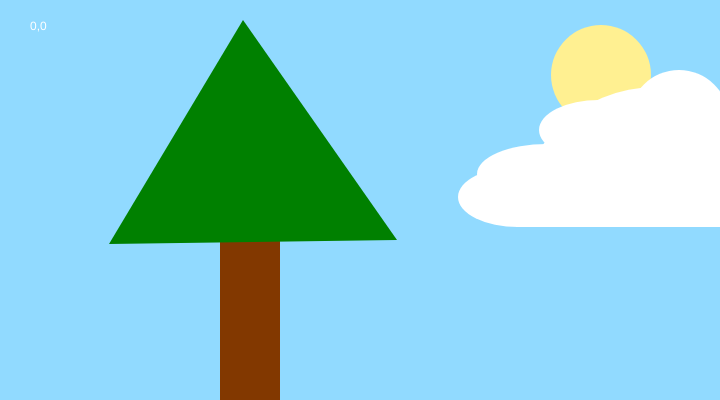
Frame 1 (no input)
Frame 60 (no input): identical to frame 1, image omitted
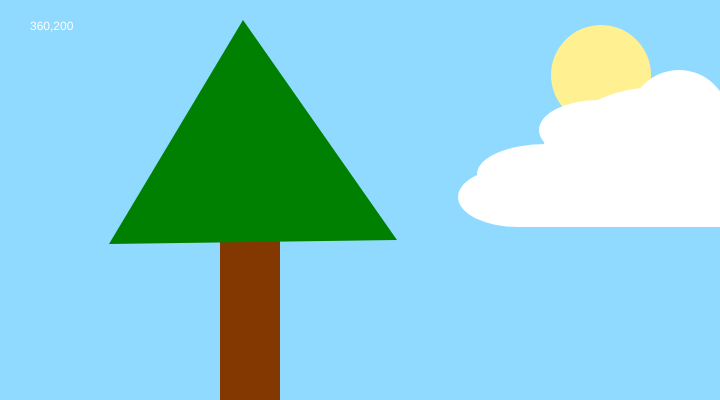
Frame 120 (the mouse pressed at the canvas centre since frame 60)

The p5.js sketch that drew these frames (run headless with seeded random() and noise() and a simulated clock; from frame 60 on, the mouse is pressed at the canvas centre):

// p5.js sketch
// ── sketch.js
function setup() {
  // Sets the screen to be 720 pixels wide and 400 pixels high
  createCanvas(720, 400);

}


function draw() {

  background('#91daff');
  noStroke();

  fill('#fff091');
  ellipse(601, 75, 100, 100);

  fill(255);
  arc(656, 227, 280, 280, PI, TWO_PI);

  fill('white');
  ellipse(679, 120, 100, 100);

  fill('white');
  ellipse(599, 130, 120, 60);

  fill('white');
  ellipse(518, 197, 120, 60);

  fill('white');
  ellipse(547, 174, 140, 60);

  fill('#823800');
  rect(220, 210, 60, 200);

  fill('green');
  triangle(109, 244, 397, 240, 243, 20);
  //
  // fill(204,87,87);
  // triangle(18, 18, 18, 360, 81, 360);
  //
  // fill(102,99,220);
  // rect(81, 81, 63, 63);
  //
  // fill(204);
  // quad(189, 18, 216, 18, 216, 360, 144, 360);
  //
  // fill('orange');
  // ellipse(252, 144, 72, 72);
  //
  // fill('green');
  // triangle(288, 18, 351, 360, 288, 360);
  //
  // fill(255);
  // arc(479, 300, 280, 280, PI, TWO_PI);
  fill(255) ;
  text(mouseX + ',' + mouseY,30,30)
}

function mouseReleased() {
  console.log(text(mouseX + ',' + mouseY,30,30)) ;
}
